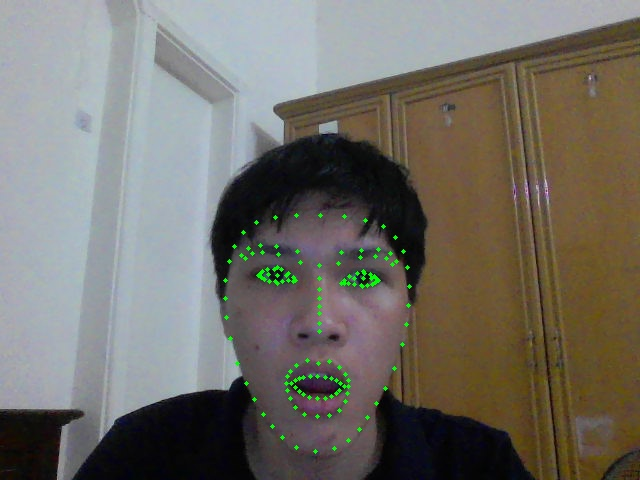
#> input picture Experiment/light_test/capture_000.jpg, 640 x 480 px, given in place of the camera
$ python Har+goodFeature+opticalFlow.py
#> lines starting #> are read from the running program, lines starting #| are printed output that depends on the picture; after the words box and inside, x2 and y2 are one past the last pixel; in counts of white or black regions, pixels touching at a corner belong together
import cv2
import time
import numpy as np
import pyautogui
import copy
import math
dwell_start_time = 0
dwell_threshold = 1.0  # giây
mouse_prev_pos = pyautogui.position()
dwell_radius = 15  # bán kính vùng đứng yên
tmp = False
face_cascade = cv2.CascadeClassifier(cv2.data.haarcascades + 'haarcascade_frontalface_default.xml')
face_location = None
new_face_loc = None
corner = np.zeros((1,1))
vx = 0
vy = 0
old_vx = 0
old_vy = 0
done = False
target_time = 1/30
prev_img = None
cur_img = None
cap = cv2.VideoCapture(0)
SMALL_AREA_RATIO = 0.4
new_gray = None
lp_weight = 0.8
while face_location is None:

    ret, cur_img = cap.read()
#> cur_img is the input picture: shape (480, 640, 3); mean B, G, R 103.5, 111, 114.3
    if not ret:
        break
    new_gray = cv2.cvtColor(cur_img, cv2.COLOR_BGR2GRAY)
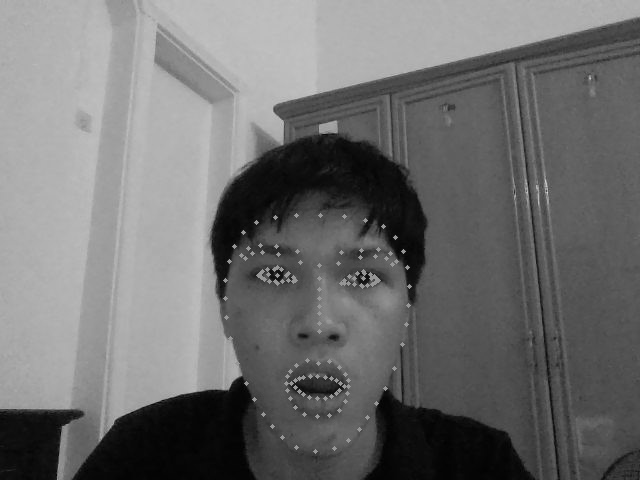
#> new_gray: shape (480, 640); min 0, max 216, mean 111.1

    faces = face_cascade.detectMultiScale(new_gray, scaleFactor=1.1, minNeighbors=3,flags=cv2.CASCADE_FIND_BIGGEST_OBJECT | cv2.CASCADE_DO_CANNY_PRUNING,minSize=(65, 65))
#> faces = [[210, 193, 218, 218]]

    # Put detected faces into the queue
    if len(faces) > 0:
        face_location = faces[0]
#> face_location = [210, 193, 218, 218]

while True:

    start = time.time()
    frame = copy.deepcopy(cur_img)
    prev_img = copy.deepcopy(cur_img)

    ret, cur_img = cap.read()
    gray = new_gray
    if(new_face_loc is not None):
        face_location = new_face_loc


    # x,y,w,h là các tham số của track area con
    x =int (face_location[0] + face_location[2] * ((1.0 - SMALL_AREA_RATIO) / 2.0))  # quỷ vcl sao nó cứ track 1 bên mắt
#> x = 275
    y =int (face_location[1] + face_location[3] * ((1.0 - SMALL_AREA_RATIO) / 2.0))
#> y = 258
    w =int (face_location[2] * SMALL_AREA_RATIO)
#> w = 87
    h =int (face_location[3] * SMALL_AREA_RATIO)
#> h = 87
    cv2.rectangle(frame, (x, y), (x+w, y+h), (255, 0, 255), 2)
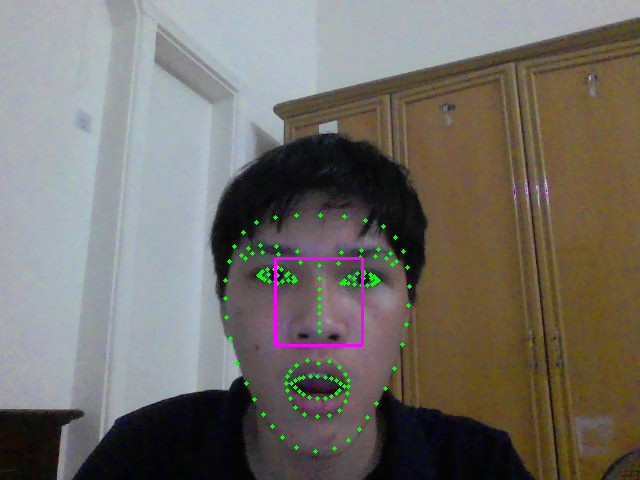
#> frame: shape (480, 640, 3); 0.34% of pixels changed, all inside (x1, y1, x2, y2) = (274, 257, 364, 347)
    track_area = gray[y:y+h, x:x+w]
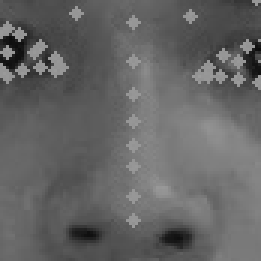
#> track_area: shape (87, 87) (shown 3 times larger); min 12, max 155, mean 99.9
    cv2.rectangle(frame, (face_location[0], face_location[1]), (face_location[0] + face_location[2], face_location[1] + face_location[3]), (255, 0, 0), 2)
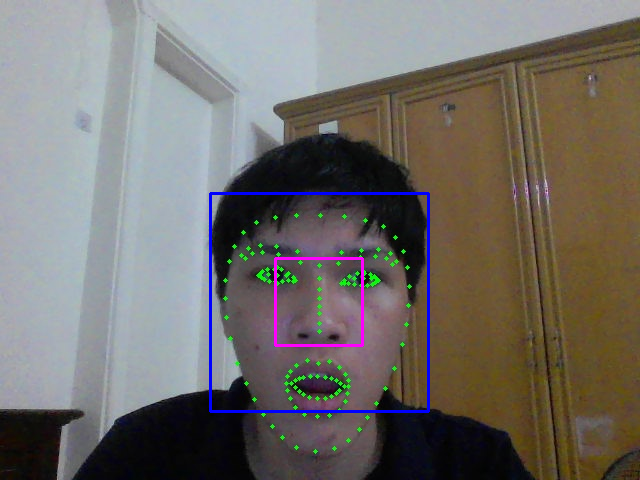
#> frame: shape (480, 640, 3); 0.85% of pixels changed, all inside (x1, y1, x2, y2) = (209, 192, 430, 413)


    corner = cv2.goodFeaturesToTrack(track_area, maxCorners=20, qualityLevel=0.001, minDistance=2)
#> corner = 20 rows, first 8: [3, 17], [6, 12], [4, 23], [83, 15], [15, 22], [13, 23], [82, 18], [3, 11]
    termcrit = (cv2.TERM_CRITERIA_COUNT | cv2.TERM_CRITERIA_EPS, 20, 0.03)
    if corner.size > 0:
        cv2.cornerSubPix(track_area, corner, winSize=(5, 5), zeroZone=(-1, -1), criteria=termcrit)
    corner += np.array([x, y], dtype=np.float32)
#> corner = 20 rows, first 8: [278, 275], [280.7, 271.6], [278.6, 280.8], [357.5, 274.3], [287, 278.4], [287, 278.4], [357.5, 274.3], [280, 270.4]
    corner -= np.array([face_location[0], face_location[1]], dtype=np.float32)
#> corner = 20 rows, first 8: [68, 82], [70.67, 78.63], [68.58, 87.75], [147.5, 81.29], [76.96, 85.42], [76.99, 85.42], [147.5, 81.31], [69.97, 77.43]


    new_gray = cv2.cvtColor(cur_img, cv2.COLOR_BGR2GRAY)
    new_corners, status, err = cv2.calcOpticalFlowPyrLK(
        gray[face_location[1]:face_location[1]+face_location[3],face_location[0]:face_location[0]+face_location[2]],
        new_gray[face_location[1]:face_location[1]+face_location[3],face_location[0]:face_location[0]+face_location[2]], corner, None,
        winSize=(11, 11),
        maxLevel=0,
        criteria=(cv2.TERM_CRITERIA_COUNT | cv2.TERM_CRITERIA_EPS, 14, 0.03)
    )
#> new_corners has the same summary as corner; status = 20 values from 1 to 1; err = 20 values from 0 to 0


    valid_indices = (status == 1) & (corner[:, :, 0] >= 0) & (corner[:, :, 0] < face_location[2]) & (corner[:, :, 1] >= 0) & (corner[:, :, 1] < face_location[3])
    valid_m_corners = corner[valid_indices]
#> valid_m_corners has the same summary as corner
    valid_new_corners = new_corners[valid_indices]
#> valid_new_corners has the same summary as corner


    for corner_m, corner_new in zip(valid_m_corners, valid_new_corners):
        x1, y1 = int(corner_m[0] + face_location[0]), int(corner_m[1] + face_location[1])
        x2, y2 = int(corner_new[0] + face_location[0]), int(corner_new[1] + face_location[1])

        # Vẽ đường thẳng nối 2 điểm bằng màu xanh lá cây (BGR: (0, 255, 0))
        cv2.line(frame, (x1, y1), (x2, y2), color=(0, 255, 0), thickness=2)
#> this loop made 20 passes
#> (corner_new, x1, y1, x2, y2) on passes 1 to 12: ([68, 82], 278, 275, 278, 275), ([70.67, 78.63], 280, 271, 280, 271), ([68.58, 87.75], 278, 280, 278, 280), ([147.5, 81.29], 357, 274, 357, 274), ([76.96, 85.42], 286, 278, 286, 278), ([76.99, 85.42], 286, 278, 286, 278), ([147.5, 81.31], 357, 274, 357, 274), ([69.97, 77.43], 279, 270, 279, 270), ([68.58, 87.75], 278, 280, 278, 280), ([78, 84], 288, 277, 288, 277), ([79, 80], 289, 273, 289, 273), ([68.59, 87.76], 278, 280, 278, 280)
#> frame: shape (480, 640, 3); 0.02% of pixels changed, all inside (x1, y1, x2, y2) = (276, 264, 359, 286)


    dx = valid_new_corners[:, 0] - valid_m_corners[:, 0]  # Hiệu tọa độ x
#> dx = 20 values from 0 to 0
    if(len(dx)):
        mean_dx = np.sum(dx) / len(dx)
#> mean_dx = 0
    else:
        mean_dx = 0
    dy = valid_new_corners[:, 1] - valid_m_corners[:, 1]  # Hiệu tọa độ y
#> dy = 20 values from 0 to 0
    if(len(dy)):
        mean_dy = np.sum(dy) / len(dy)
#> mean_dy = 0
    else:
        mean_dy = 0

    faces = face_cascade.detectMultiScale(new_gray, scaleFactor=1.5, minNeighbors=2,flags=cv2.CASCADE_FIND_BIGGEST_OBJECT | cv2.CASCADE_DO_CANNY_PRUNING,minSize=(65, 65))
#> faces = [[228, 201, 182, 182], [190, 175, 273, 273]]
    if len(faces) > 0:
        new_face_loc = faces[0]
#> new_face_loc = [228, 201, 182, 182]
        tx = new_face_loc[0] + new_face_loc[2]/2 - face_location[0] - face_location[2]/2
#> tx = 0
        ty = new_face_loc[1] + new_face_loc[3]/2 - face_location[1] - face_location[3]/2
#> ty = -10
        face_location = new_face_loc
#> face_location = [228, 201, 182, 182]
    else:
        tx = 0
        ty = 0
        face_location[0]+=mean_dx
        face_location[1]+=mean_dy
        new_face_loc = None
    vx = -mean_dx * 20 + 5 * tx
#> vx = 0
    vy = mean_dy * 20 - 5 * ty
#> vy = 50

    # code hiệu chỉnh vx, vy

    # low pass filter
    vx = vx * (1-lp_weight) + old_vx * lp_weight
    vy = vy * (1-lp_weight) + old_vy * lp_weight
#> vy = 10
    old_vx = vx
#> old_vx = 0
    old_vy = vy
#> old_vy = 10

    # tính gia tốc

    distance = math.sqrt(vx*vx+vy*vy)
#> distance = 10

    if (distance < 20):
        vx = vx/3
        vy = vy/3
#> vy = 3.33
    pyautogui.PAUSE = 0
    pyautogui.moveRel(vx, vy, duration=0)
    if distance <= dwell_radius:
        if time.time() - dwell_start_time > dwell_threshold and tmp is True:
            pyautogui.click()
            tmp = False
    else:
        dwell_start_time = time.time()
        tmp = True
    cv2.imshow('Face Detection', frame)
    if cv2.waitKey(1) & 0xFF == ord('q'):
#> (key q is pressed here)
        break
    if target_time-time.time()+start > 0 :
        time.sleep(target_time-time.time()+start)


#face_location dựa hết vào prev_img.
#Bây h, cần 1 pipeline mới, để lấy face_location mới mà di chuột
#Nếu có facelocation mới thì update vị trí mới?
#Không thì + mean_dx, mean_dy


# mean_dx, mean_dy nhiều vấn đề vcl (bằng 1 cách nào đó nó nhiễu vđ?)

$ run again, on Experiment/light_test/capture_004.jpg
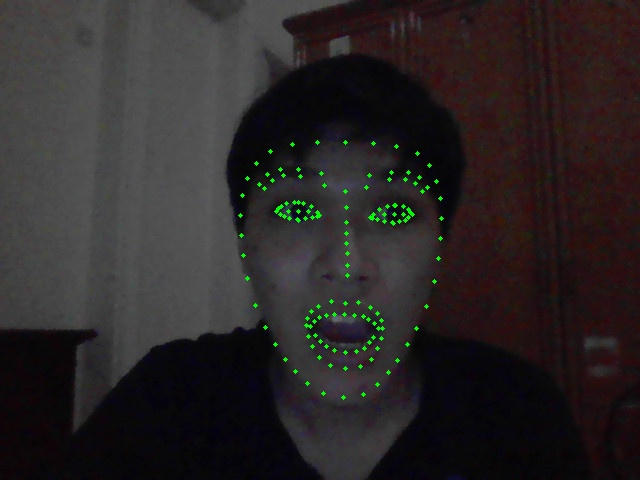
#> input picture Experiment/light_test/capture_004.jpg, 640 x 480 px, given in place of the camera
#> cur_img is the input picture: shape (480, 640, 3); mean B, G, R 38.5, 38.3, 43.1
#> `faces = face_cascade.detectMultiScale(new_gray, scaleFactor=1.1, minNe..`: faces = [[216, 114, 264, 264]]
#> `face_location = faces[0]`: face_location = [216, 114, 264, 264]
#> x = 295
#> y = 193
#> w = 105
#> `track_area = gray[y:y+h, x:x+w]`:
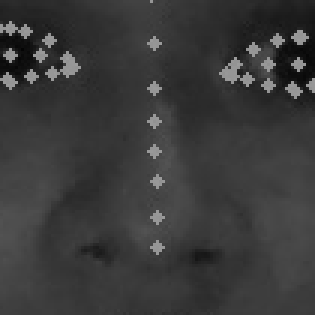
#> track_area: shape (105, 105) (shown 3 times larger); min 4, max 157, mean 57.9
#> `cv2.rectangle(frame, (face_location[0], face_location[1]), (face_locat..`:
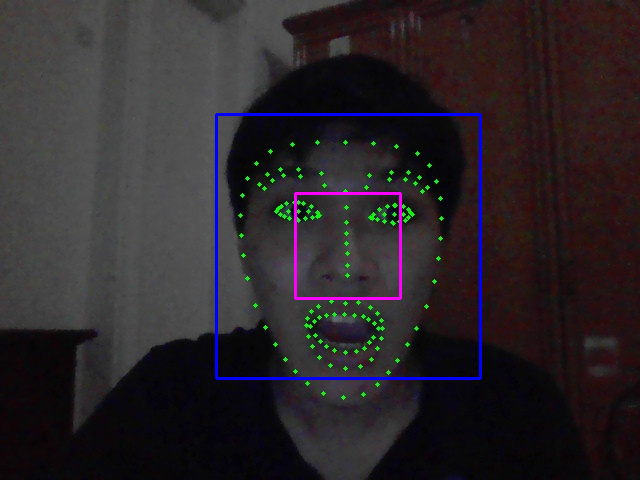
#> frame: shape (480, 640, 3); mean B, G, R 41.6, 37.8, 43.5
#> `corner = cv2.goodFeaturesToTrack(track_area, maxCorners=20, qualityLev..`: corner = 20 rows, first 8: [3, 19], [99, 20], [99, 22], [5, 10], [97, 28], [8, 11], [103, 28], [2, 25]
#> `corner += np.array([x, y], dtype=np.float32)`: corner = 20 rows, first 8: [298, 212], [394, 213], [394, 215], [301.9, 203.4], [393.8, 221.4], [302.9, 203.7], [393.8, 221.4], [299.4, 218.4]
#> `corner -= np.array([face_location[0], face_location[1]], dtype=np.floa..`: corner = 20 rows, first 8: [82, 98], [178, 99], [178, 101], [85.92, 89.38], [177.8, 107.4], [86.88, 89.68], [177.8, 107.4], [83.4, 104.4]
#> new_corners has the same summary as corner; status = 20 values from 1 to 1; err = 20 values from 0 to 0
#> valid_m_corners has the same summary as corner
#> valid_new_corners has the same summary as corner
#> the loop `for corner_m, corner_new in zip(valid_m_corners, valid_new_corners):` made 20 passes
#> (corner_new, x1, y1, x2, y2) on passes 1 to 8: ([82, 98], 298, 212, 298, 212), ([178, 99], 394, 213, 394, 213), ([178, 101], 394, 215, 394, 215), ([85.92, 89.38], 301, 203, 301, 203), ([177.8, 107.4], 393, 221, 393, 221), ([86.88, 89.68], 302, 203, 302, 203), ([177.8, 107.4], 393, 221, 393, 221), ([83.4, 104.4], 299, 218, 299, 218)
#> mean_dx = 0
#> dy = 20 values from 0 to 0
#> mean_dy = 0
#> `faces = face_cascade.detectMultiScale(new_gray, scaleFactor=1.5, minNe..`: faces = [[208, 112, 273, 273]]
#> new_face_loc = [208, 112, 273, 273]
#> tx = -3.5
#> ty = 2.5
#> `face_location = new_face_loc`: face_location = [208, 112, 273, 273]
#> `vx = -mean_dx * 20 + 5 * tx`: vx = -17.5
#> `vy = mean_dy * 20 - 5 * ty`: vy = -12.5
#> `vx = vx * (1-lp_weight) + old_vx * lp_weight`: vx = -3.5
#> `vy = vy * (1-lp_weight) + old_vy * lp_weight`: vy = -2.5
#> old_vx = -3.5
#> old_vy = -2.5
#> distance = 4.3
#> `vx = vx/3`: vx = -1.17
#> `vy = vy/3`: vy = -0.833
